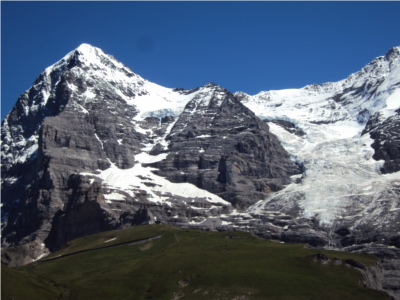
#> input picture Hill1.JPG, 400 x 300 px
$ python main.py
#> lines starting #> are read from the running program, lines starting #| are printed output that depends on the picture
### base.py
import numpy as np
import imutils
import cv2


class Base:
    def image_stitch(self, images, lowe_ratio=0.75, max_Threshold=4.0,match_status=False):
        #detect the features and keypoints from SIFT
        (imageB, imageA) = images
        (KeypointsA, features_of_A) = self.Detect_Feature_And_KeyPoints(imageA)
        (KeypointsB, features_of_B) = self.Detect_Feature_And_KeyPoints(imageB)
        #got the valid matched points
        Values = self.matchKeypoints(KeypointsA, KeypointsB,features_of_A, features_of_B, lowe_ratio, max_Threshold)
        if Values is None:
            return None
        #to get perspective of image using computed homography
        (matches, Homography, status) = Values
        result_image = self.getwarp_perspective(imageA,imageB,Homography)
        result_image[0:imageB.shape[0], 0:imageB.shape[1]] = imageB

        # check to see if the keypoint matches should be visualized
        if match_status:
            vis = self.draw_Matches(imageA, imageB, KeypointsA, KeypointsB, matches,status)
            return (result_image, vis)
        return result_image

    def getwarp_perspective(self,imageA,imageB,Homography):
        val = imageA.shape[1] + imageB.shape[1]
        result_image = cv2.warpPerspective(imageA, Homography, (val , imageA.shape[0]))

        return result_image

    def Detect_Feature_And_KeyPoints(self, image):
        gray = cv2.cvtColor(image, cv2.COLOR_BGR2GRAY)

        # detect and extract features from the image
        descriptors = cv2.xfeatures2d.SIFT_create()
        (Keypoints, features) = descriptors.detectAndCompute(image, None)

        Keypoints = np.float32([i.pt for i in Keypoints])
        return (Keypoints, features)

    def get_Allpossible_Match(self,featuresA,featuresB):

        # compute the all matches using euclidean distance and opencv provide
        #DescriptorMatcher_create() function for that
        match_instance = cv2.DescriptorMatcher_create("BruteForce")
        All_Matches = match_instance.knnMatch(featuresA, featuresB, 2)

        return All_Matches

    def All_validmatches(self,AllMatches,lowe_ratio):
        #to get all valid matches according to lowe concept..
        valid_matches = []

        for val in AllMatches:
            if len(val) == 2 and val[0].distance < val[1].distance * lowe_ratio:
                valid_matches.append((val[0].trainIdx, val[0].queryIdx))

        return valid_matches

    def Compute_Homography(self,pointsA,pointsB,max_Threshold):
        #to compute homography using points in both images

        (H, status) = cv2.findHomography(pointsA, pointsB, cv2.RANSAC, max_Threshold)
        return (H,status)

    def matchKeypoints(self, KeypointsA, KeypointsB, featuresA, featuresB,lowe_ratio, max_Threshold):

        AllMatches = self.get_Allpossible_Match(featuresA,featuresB);
        valid_matches = self.All_validmatches(AllMatches,lowe_ratio)

        if len(valid_matches) > 4:
            # construct the two sets of points
            pointsA = np.float32([KeypointsA[i] for (_,i) in valid_matches])
            pointsB = np.float32([KeypointsB[i] for (i,_) in valid_matches])

            (Homograpgy, status) = self.Compute_Homography(pointsA, pointsB, max_Threshold)

            return (valid_matches, Homograpgy, status)
        else:
            return None

    def get_image_dimension(self,image):
        (h,w) = image.shape[:2]
        return (h,w)

    def get_points(self,imageA,imageB):

        (hA, wA) = self.get_image_dimension(imageA)
        (hB, wB) = self.get_image_dimension(imageB)
        vis = np.zeros((max(hA, hB), wA + wB, 3), dtype="uint8")
        vis[0:hA, 0:wA] = imageA
        vis[0:hB, wA:] = imageB

        return vis


    def draw_Matches(self, imageA, imageB, KeypointsA, KeypointsB, matches, status):

        (hA,wA) = self.get_image_dimension(imageA)
        vis = self.get_points(imageA,imageB)

        # loop over the matches
        for ((trainIdx, queryIdx), s) in zip(matches, status):
            if s == 1:
                ptA = (int(KeypointsA[queryIdx][0]), int(KeypointsA[queryIdx][1]))
                ptB = (int(KeypointsB[trainIdx][0]) + wA, int(KeypointsB[trainIdx][1]))
                cv2.line(vis, ptA, ptB, (0, 255, 0), 1)

        return vis

### main.py
from base import Base
import imutils
import cv2

#Take picture from folder like: imagename1,imagename2 etc or image.jpg

print("Enter the number of images you want to concantenate:")
no_of_images = int(input())
#> the answer given: 3
print("Enter the image name in order of left to right in way of concantenation:")
#like image_left.jpg, image_right.jpg
filename = []
for i in range(no_of_images):
    print("Enter the %d image:" %(i+1))
    filename.append(input())
#> this loop made 3 passes; the answer given on pass 1: Hill1.JPG

images = []

for i in range(no_of_images):
    images.append(cv2.imread(filename[i]))

#We need to modify the image resolution and keep our aspect ratio use the function imutils

for i in range(no_of_images):
    images[i] = imutils.resize(images[i], width=400)
#> after the loop, images = 3 items

for i in range(no_of_images):
    images[i] = imutils.resize(images[i], height=400)


base = Base()
if no_of_images==2:
    (result, matched_points) = base.image_stitch([images[0], images[1]], match_status=True)
else:
    (result, matched_points) = base.image_stitch([images[no_of_images-2], images[no_of_images-1]], match_status=True)
#> in Detect_Feature_And_KeyPoints, `gray = cv2.cvtColor(image, cv2.COLOR_BGR2GRAY)`:
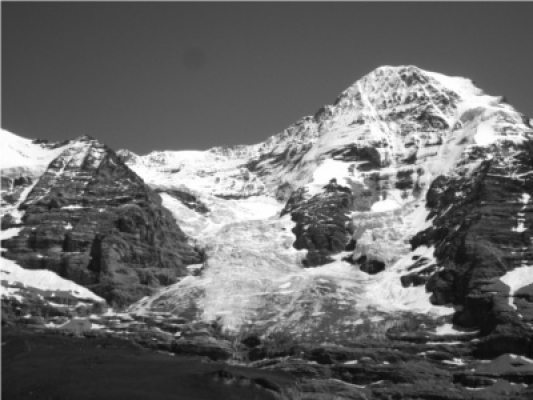
#> gray: shape (400, 533); min 9, max 255, mean 106.4
#> in Detect_Feature_And_KeyPoints, `(Keypoints, features) = descriptors.detectAndCompute(image, None)`: Keypoints = 2502 keypoints; strongest (x, y, size): (520, 228, 5.6), (375, 266, 12.7), (415, 257, 3.2), (427, 252, 9.8)
#> in Detect_Feature_And_KeyPoints, `Keypoints = np.float32([i.pt for i in Keypoints])`: Keypoints = 2502 pairs, first value 2.28 to 530.1, second value 2.6 to 396.8
#> in image_stitch, `(KeypointsA, features_of_A) = self.Detect_Feature_And_KeyPoints(imageA)`: KeypointsA has the same summary as Keypoints in Detect_Feature_And_KeyPoints
#> in Detect_Feature_And_KeyPoints (call 2), `(Keypoints, features) = descriptors.detectAndCompute(image, None)`: Keypoints = 2502 keypoints; strongest (x, y, size): (520, 228, 5.6), (375, 266, 12.7), (415, 257, 3.2), (427, 252, 9.8)
#> in image_stitch, `(KeypointsB, features_of_B) = self.Detect_Feature_And_KeyPoints(imageB)`: KeypointsB = 2502 pairs, first value 2.28 to 530.1, second value 2.6 to 396.8
#> in get_Allpossible_Match, `All_Matches = match_instance.knnMatch(featuresA, featuresB, 2)`: All_Matches = 2502 matches
#> after the loop in All_validmatches, `for val in AllMatches:`: valid_matches = 2502 pairs, first value 0 to 2501, second value 0 to 2501
#> in matchKeypoints, `pointsA = np.float32([KeypointsA[i] for (_,i) in valid_matches])`: pointsA has the same summary as KeypointsB in image_stitch
#> in matchKeypoints, `pointsB = np.float32([KeypointsB[i] for (i,_) in valid_matches])`: pointsB has the same summary as KeypointsB in image_stitch
#> in Compute_Homography, `(H, status) = cv2.findHomography(pointsA, pointsB, cv2.RANSAC, max_Thr..`: H = [[1, 3.93e-16, -2.49e-13], [6.43e-16, 1, -3.74e-13], [2.46e-18, 1.4e-18, 1]]; status = 2502 values from 1 to 1
#> in matchKeypoints, `(Homograpgy, status) = self.Compute_Homography(pointsA, pointsB, max_T..`: Homograpgy has the same summary as H in Compute_Homography
#> in image_stitch, `(matches, Homography, status) = Values`: matches has the same summary as valid_matches in All_validmatches; Homography has the same summary as H in Compute_Homography
#> in draw_Matches, `(hA,wA) = self.get_image_dimension(imageA)`: hA = 400; wA = 533
#> in get_points, `(hA, wA) = self.get_image_dimension(imageA)`: hA = 400; wA = 533
#> in get_points, `(hB, wB) = self.get_image_dimension(imageB)`: hB = 400; wB = 533
#> in get_points, `vis[0:hB, wA:] = imageB`:
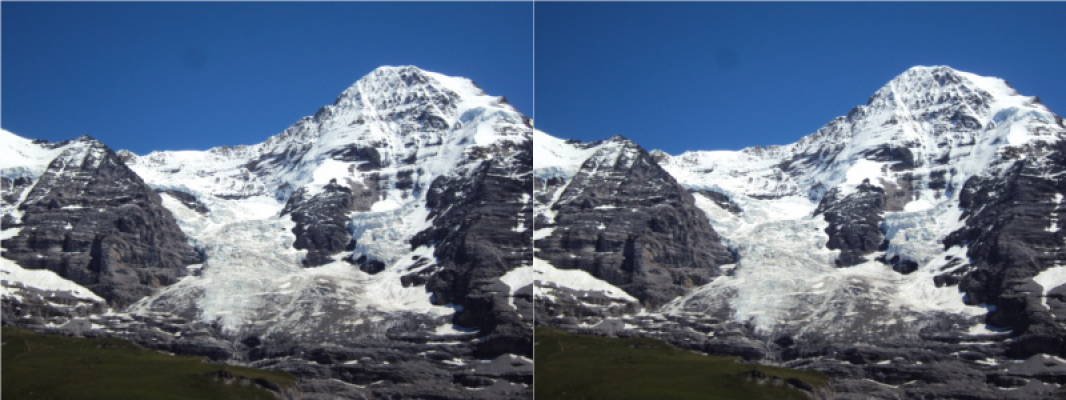
#> vis: shape (400, 1066, 3); mean of channels 0, 1, 2 130.9, 108.6, 92.9; drawn as B, G, R
#> the loop in draw_Matches, `for ((trainIdx, queryIdx), s) in zip(matches, status):` made 2502 passes
#> (ptA, ptB) on passes 1 to 12: ((2, 307), (535, 307)), ((2, 224), (535, 224)), ((2, 346), (535, 346)), ((2, 340), (535, 340)), ((2, 246), (535, 246)), ((2, 185), (535, 185)), ((2, 2), (535, 2)), ((2, 2), (535, 2)), ((2, 2), (535, 2)), ((2, 204), (535, 204)), ((2, 295), (535, 295)), ((3, 208), (536, 208))
#> ptA on pass 100: (34, 284)
#> after the loop in draw_Matches, `for ((trainIdx, queryIdx), s) in zip(matches, status):`:
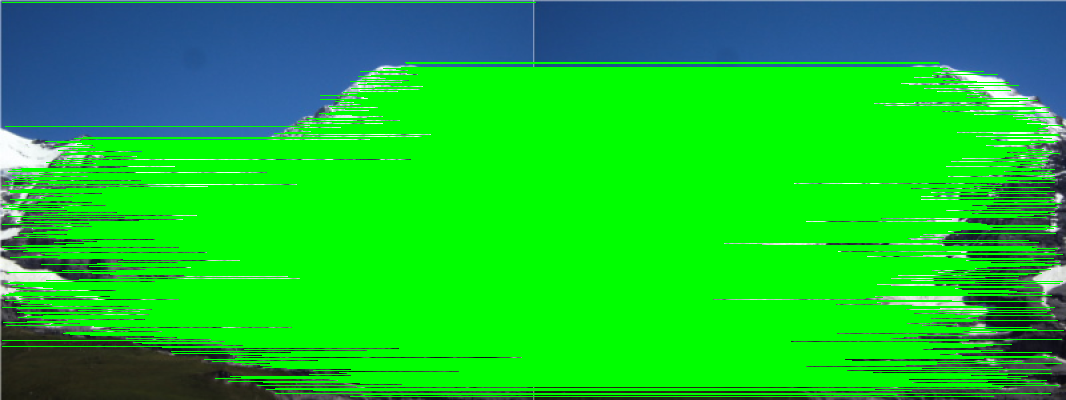
#> vis: shape (400, 1066, 3); mean of channels 0, 1, 2 46.7, 192.8, 22.1; drawn as B, G, R
    for i in range(no_of_images - 2):
        (result, matched_points) = base.image_stitch([images[no_of_images-i-3],result], match_status=True)
#> this loop made 1 pass
#> pass 1, in Detect_Feature_And_KeyPoints (call 3), `gray = cv2.cvtColor(image, cv2.COLOR_BGR2GRAY)`:
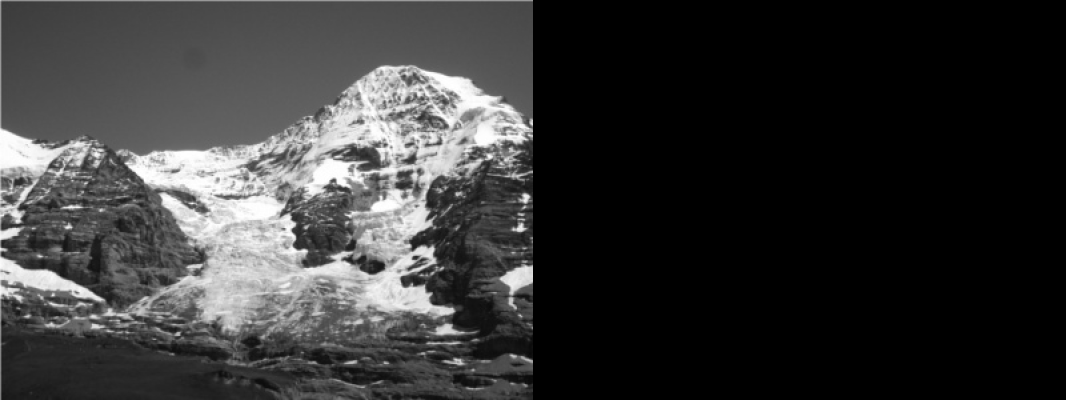
#> gray: shape (400, 1066); min 0, max 255, mean 53.2
#> pass 1, in Detect_Feature_And_KeyPoints (call 4), `gray = cv2.cvtColor(image, cv2.COLOR_BGR2GRAY)`:
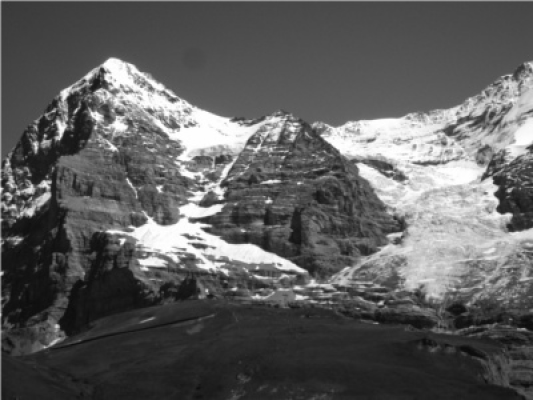
#> gray: shape (400, 533); min 10, max 255, mean 93.8
#> pass 1, in getwarp_perspective (call 2), `result_image = cv2.warpPerspective(imageA, Homography, (val , imageA.s..`:
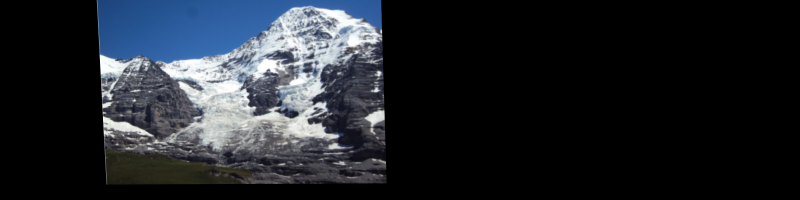
#> result_image: shape (400, 1599, 3) (shown at 1/2 size); mean of channels 0, 1, 2 42.2, 36.4, 32.5; drawn as B, G, R

#to show the got panaroma image and valid matched points
for i in range(no_of_images):
    cv2.imshow("Image {k}".format(k=i+1), images[i])

cv2.imshow("Keypoint Matches", matched_points)
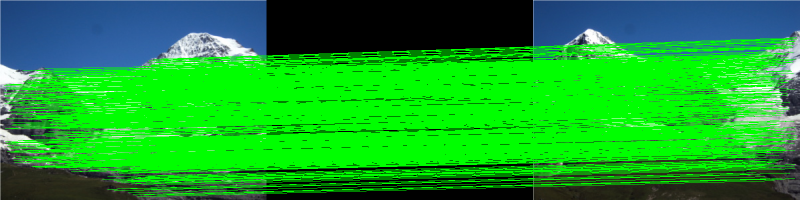
#> window 'Keypoint Matches': shape (400, 1599, 3) (shown at 1/2 size); mean B, G, R 41.9, 162.8, 23.3
cv2.imshow("output", result)


#to write the images
cv2.imwrite("Matched_points.jpg",matched_points)
cv2.imwrite("Output_image.jpg",result)

cv2.waitKey(0)
cv2.destroyAllWindows()
